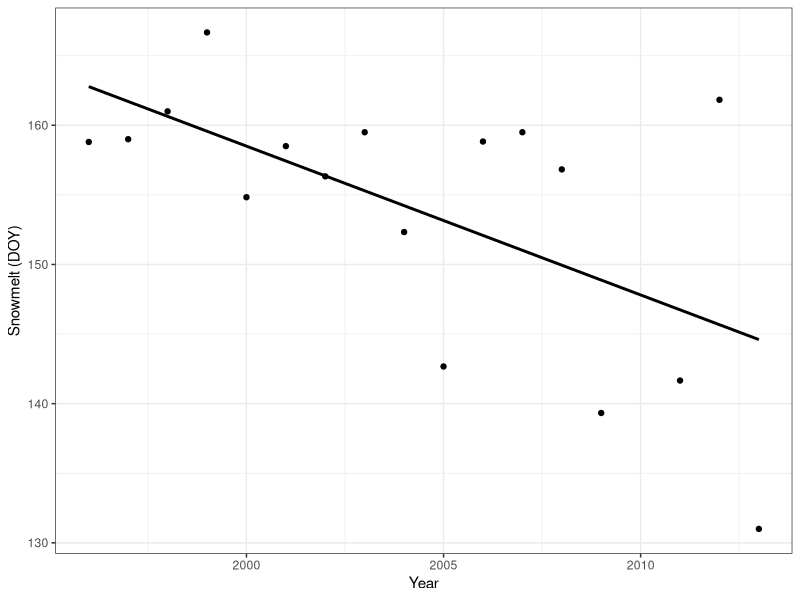
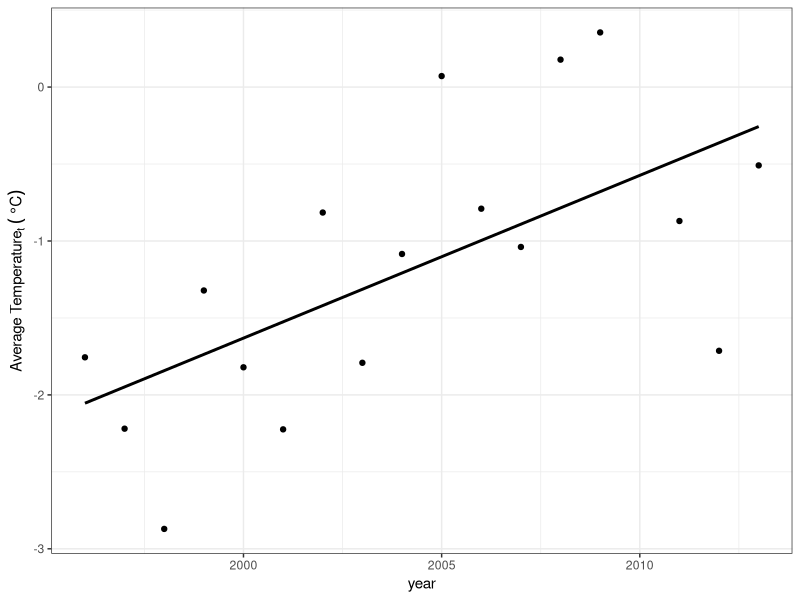
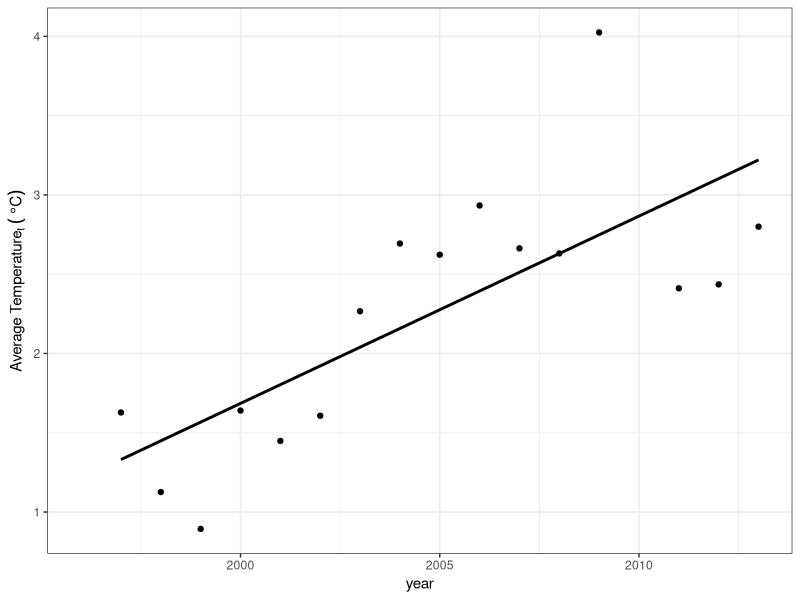
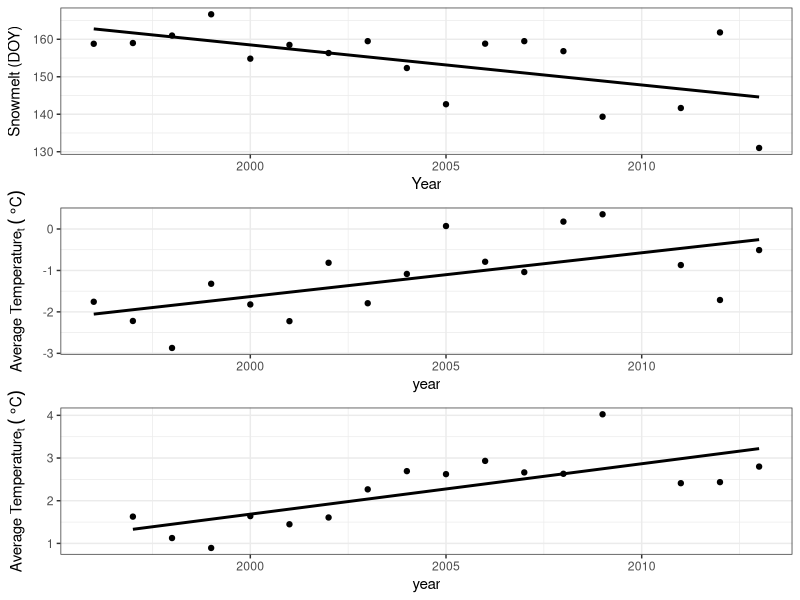
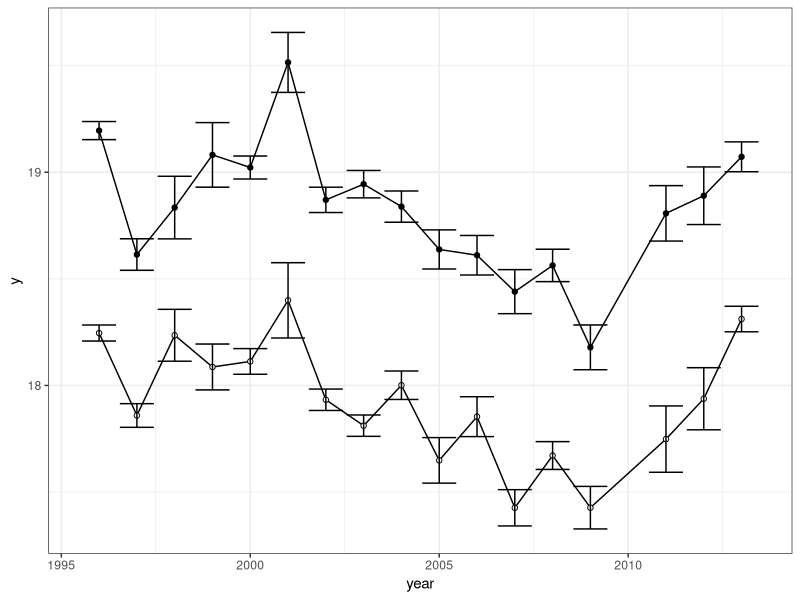
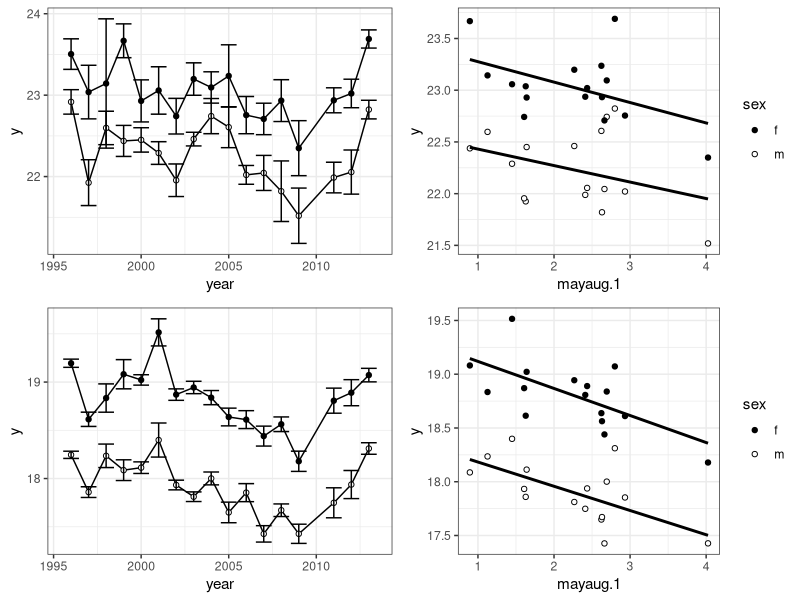

Generate these figures, in order, with R:
##Bowden worked example##
## Butterfly body size vs. climate change ##

boloria = read.csv("data/boloria.csv") #../data/boloria will fix the problem if we're not nested in the right folder, this sends R backwards
#boloria

colias = read.csv("data/colias.csv")
#colias

library(tidyverse)
library(cowplot)

#this separates the data we want, creating means from the tables)
#organize the yearly climate data

year.dat = boloria %>%
  group_by(year) %>%
  summarize(snow = mean(snow), mayjun = mean(mayjun), mayaug.1 = mean(mayaug.1))

#FIGURE 1

#plot snowmelt day of year (DOY) across years
p1 <- ggplot(year.dat, aes(x = year, y = snow)) +
  geom_point() + #puts the points on the graph
  #geom_smooth(method="lm") #puts the line of best fit
  geom_smooth(method="lm", se=F, color="black") + #puts the line of best fit
  #theme_cowplot() #sets the theme, cowplot is simple
  theme_bw() +
  labs(y="Snowmelt (DOY)", x = "Year")
p1

#plot may through june temperature of current year across time
p2 <- ggplot(year.dat, aes(x = year, y = mayjun)) +
  geom_point() + #puts the points on the graph
  #geom_smooth(method="lm") #puts the line of best fit
  geom_smooth(method="lm", se=F, color="black") + #puts the line of best fit
  #theme_cowplot() #sets the theme, cowplot is simple
  theme_bw() +
  labs(y=expression(paste("Average Temperature" ["t"], " ", (~degree*C))))
p2
#paste function allows you to paste together multiple characters paste("a", "c", sep="-") will return "a-c"

#plot may through june temperature of previous year across time
p3 <- ggplot(year.dat, aes(x = year, y = mayaug.1)) +
  geom_point() + #puts the points on the graph
  #geom_smooth(method="lm") #puts the line of best fit
  geom_smooth(method="lm", se=F, color="black") + #puts the line of best fit
  #theme_cowplot() #sets the theme, cowplot is simple
  theme_bw() +
  labs(y=expression(paste("Average Temperature" ["t"], " ", (~degree*C))))
p3

#plot them as 3 panels arranged vertically
plot_grid(p1, p2, p3, align="v", nrow=3)

#fit linear model to climate data
fit.snow=lm(snow~year, data=year.dat)
summary(fit.snow)

fit.mayjun=lm(mayjun~year, data=year.dat)
summary(fit.mayjun)


#FIGURE 2
year.dat #climate variables for each year
colias #species data
boloria #species data

#getting average and standard error of wing length for each sex of each species for each year
wl.colias = colias %>%
  group_by(year, sex) %>%
  summarize(mean_se(WL)) #summarize(mean_se(WL)) calculates mean and standard error at same time

p2.a <- ggplot(wl.colias, aes(x=year, y=y, group=sex)) +
  geom_path() +
  geom_point(aes(fill=sex), pch=21) + #plots the points
  scale_fill_manual(values=c("black", "white")) +
  geom_errorbar(aes(ymin=ymin, ymax=ymax)) + #we defined error bars in summarize(mean_se(WL)
  theme_bw() + theme(legend.position="none") #creates a theme and removes the legend

#p2.a

wl.boloria = boloria %>%
  group_by(year, sex) %>%
  summarize(mean_se(WL)) #summarize(mean_se(WL)) calculates mean and standard error at same time

p2.b <- ggplot(wl.boloria, aes(x=year, y=y, group=sex)) +
  geom_path() +
  geom_point(aes(fill=sex), pch=21) + #plots the points
  scale_fill_manual(values=c("black", "white")) +
  geom_errorbar(aes(ymin=ymin, ymax=ymax)) + #we defined error bars in summarize(mean_se(WL)
  theme_bw() + theme(legend.position="none") #creates a theme and removes the legend

p2.b

#for figure 2 panels c and d, we need to merge together theyearly winglength data and yearly climate data. We can do that using a "join" funciton

year.dat
wl.colias
#creates a data frame that has "all of it" winglength mean, standard error, and climate variable, all for that year
wl.colias2 = left_join(wl.colias, year.dat, by=join_by(year==year))

p2.c <- ggplot(wl.colias2, aes(x=mayaug.1, y=y, group=sex)) +
  geom_point(aes(fill=sex), pch=21) +
  scale_fill_manual(values=c("black", "white")) +
  geom_smooth(method="lm", se=F, color="black") +
  theme_bw()

wl.boloria2 = left_join(wl.boloria, year.dat, by=join_by(year==year))

p2.d <- ggplot(wl.boloria2, aes(x=mayaug.1, y=y, group=sex)) +
  geom_point(aes(fill=sex), pch=21) +
  scale_fill_manual(values=c("black", "white")) +
  geom_smooth(method="lm", se=F, color="black") +
  theme_bw()

plot_grid(p2.a, p2.c, p2.b, p2.d, nrow=2)